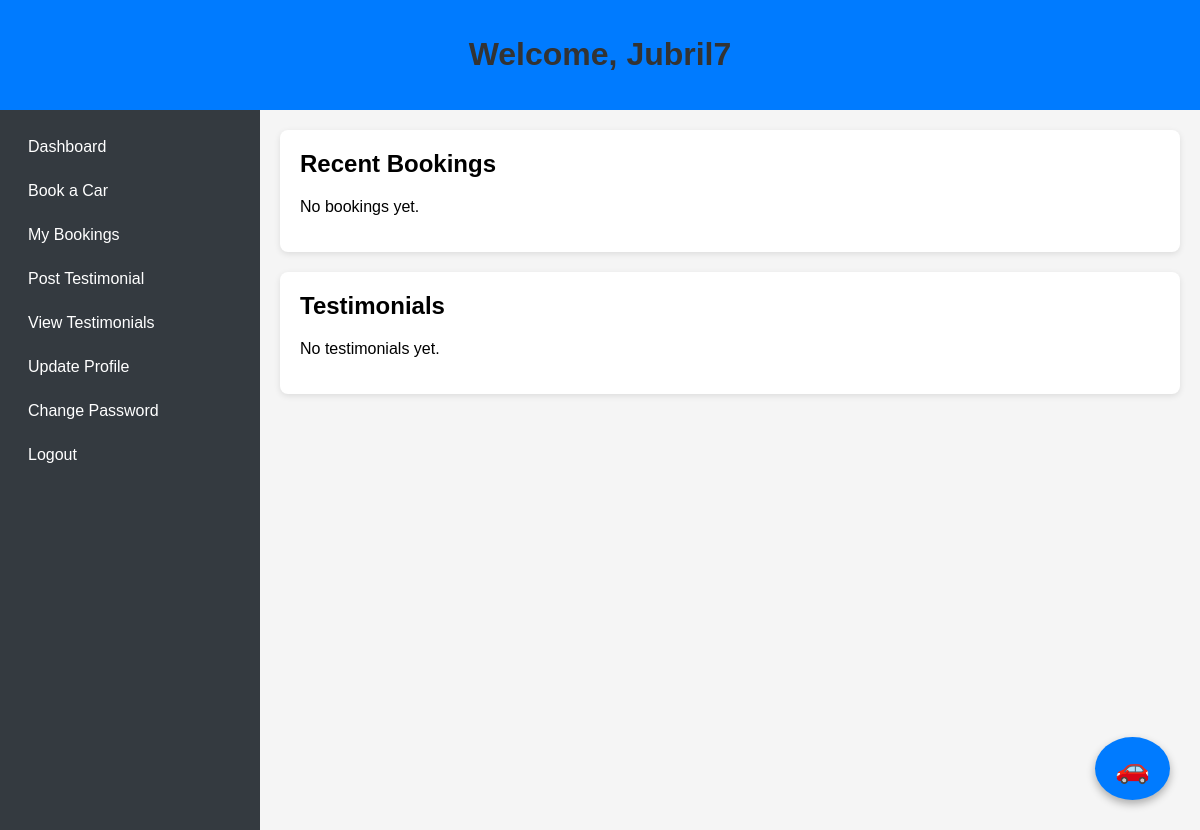
The page /dashboard/ (signed in) on the database as committed earlier.
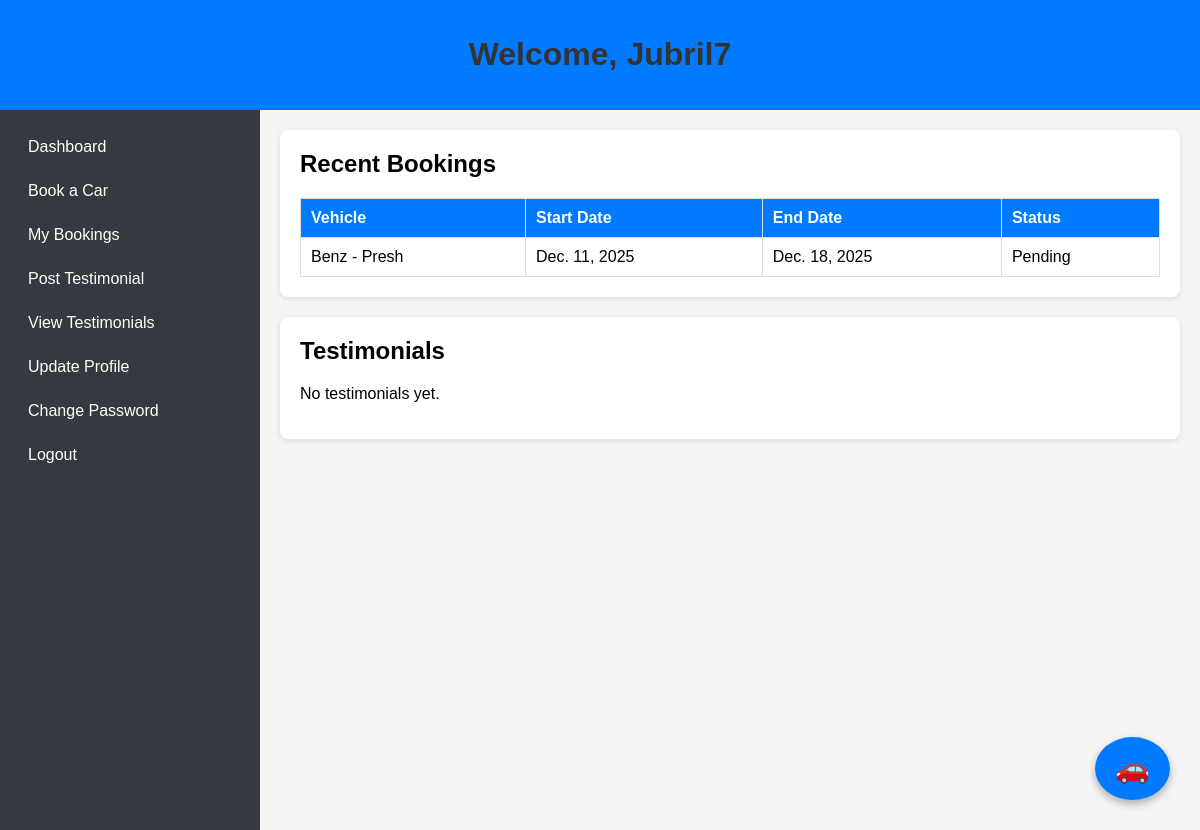
The same page on the database as committed later.
### core/models.py (models this page shows, shortened)
class Booking(models.Model):
    user = models.ForeignKey(User, on_delete=models.CASCADE, related_name='bookings')
    vehicle = models.ForeignKey(Vehicle, on_delete=models.CASCADE)
    start_date = models.DateField()
    end_date = models.DateField()
    status = models.CharField(
        max_length=20,
        choices=[('Pending','Pending'),('Confirmed','Confirmed'),('Cancelled','Cancelled')],
        default='Pending'
    )
    created_at = models.DateTimeField(auto_now_add=True)

class Vehicle(models.Model):
    brand = models.ForeignKey(VehicleBrand, on_delete=models.CASCADE, related_name='vehicles')
    name = models.CharField(max_length=100)
    description = models.TextField(blank=True, null=True)
    daily_rent = models.DecimalField(max_digits=10, decimal_places=2)
    image = models.ImageField(upload_to='vehicles/', blank=True, null=True)
    available = models.BooleanField(default=True)
    created_at = models.DateTimeField(auto_now_add=True)
    def __str__(self):
        return f"{self.brand.name} - {self.name}"

class VehicleBrand(models.Model):
    name = models.CharField(max_length=100, unique=True)
    description = models.TextField(blank=True, null=True)

### core/views.py (the view)
# urls.py: path('dashboard/', views.dashboard, name='dashboard'),
@login_required
def dashboard(request):
    bookings = Booking.objects.filter(user=request.user)
    testimonials = Testimonial.objects.filter(active=True)
    return render(request, "dashboard.html", {
        "bookings": bookings,
        "testimonials": testimonials
    })

### core/templates/dashboard.html (shortened to what this page needs)
{% load static %}
<!DOCTYPE html>
<html lang="en">
<head>
    <link rel="stylesheet" href="{% static 'core/style.css' %}">
</head>
<body>
<header>
    <h1>Welcome, {{ user.username }}</h1>
</header>
<div class="container">
    <nav>
        <a href="{% url 'dashboard' %}">Dashboard</a>
        <a href="{% url 'book_car' %}">Book a Car</a>
        <a href="{% url 'booking_history' %}">My Bookings</a>
        <a href="{% url 'post_testimonial' %}">Post Testimonial</a>
        <a href="{% url 'view_testimonials' %}">View Testimonials</a>
        <a href="{% url 'update_profile' %}">Update Profile</a>
        <a href="{% url 'change_password' %}">Change Password</a>
        <a href="{% url 'logout' %}">Logout</a>
    </nav>
    <main>
        <div class="section">
            <h2>Recent Bookings</h2>
            {% if bookings %}
                <table>
                    <tr>
                        <th>Vehicle</th>
                        <th>Start Date</th>
                        <th>End Date</th>
                        <th>Status</th>
                    </tr>
                    {% for booking in bookings %}
                        <tr>
                            <td>{{ booking.vehicle }}</td>
                            <td>{{ booking.start_date }}</td>
                            <td>{{ booking.end_date }}</td>
                            <td>{{ booking.status }}</td>
                        </tr>
                    {% endfor %}
                </table>
            {% else %}
                <p>No bookings yet.</p>
            {% endif %}
        </div>
        <div class="section">
            <h2>Testimonials</h2>
            {% if testimonials %}
                <ul>
                    {% for t in testimonials %}
                        <li>{{ t.message }} — <strong>{{ t.user.username }}</strong></li>
                    {% endfor %}
                </ul>
            {% else %}
                <p>No testimonials yet.</p>
            {% endif %}
        </div>
    </main>
</div>
<a href="{% url 'book_car' %}" class="floating-book-btn">🚗</a>
</body>
</html>

Rows that differ between the two databases and show on the page:
added Booking: vehicle "Benz - Presh", start_date "Dec. 11, 2025", end_date "Dec. 18, 2025", status "Pending"
Other text that changed with them:
text no longer shown: "No bookings yet."
text now shown: "Vehicle Start Date End Date Status"
